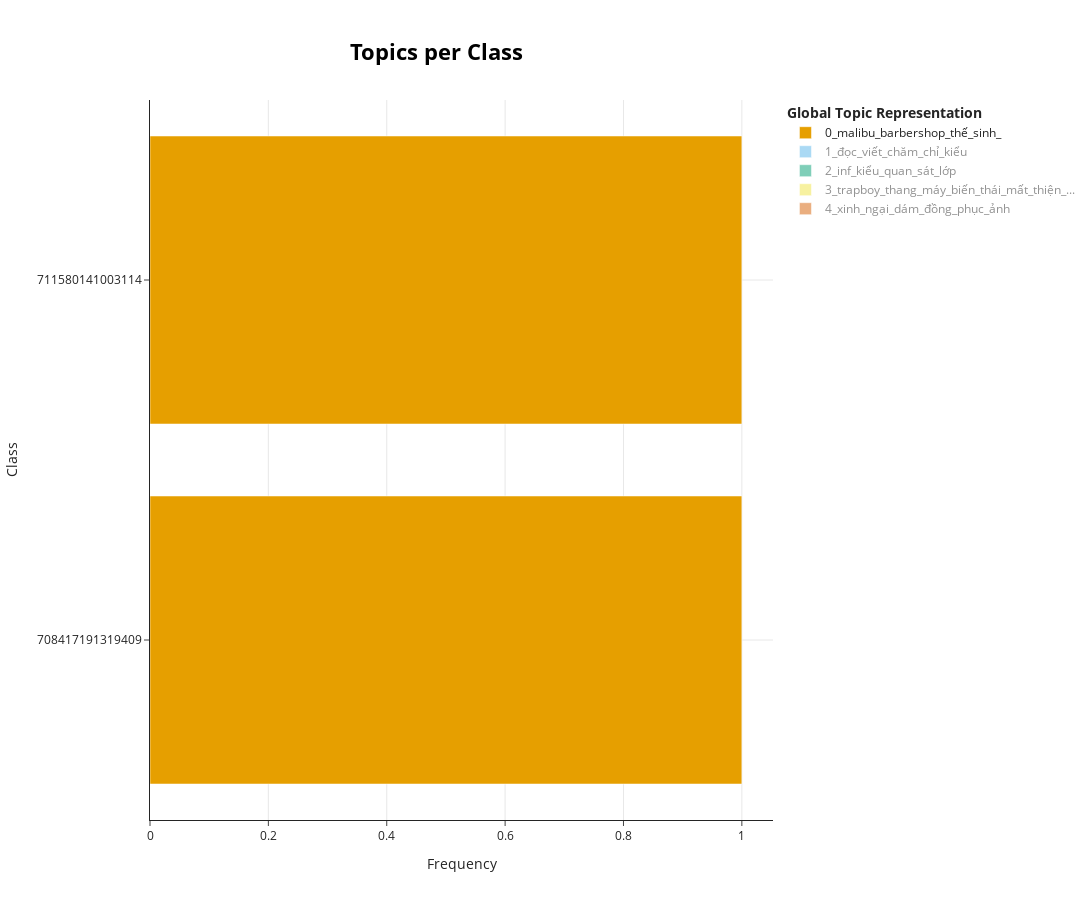

Source (notebook cell):
### Code cell
classes = [i for i in papers["post_id"]]
classes = [str(i) for i in classes] # convert to string
topics_per_class = topic_model.topics_per_class(docs, classes=classes)
topic_model.visualize_topics_per_class(topics_per_class)

### Figure 1 — Plotly figure (JSON) as saved in the notebook; plotly's stock layout.template omitted (floating-point values rounded to 4 significant figures)
{"data": [{"hoverinfo": "text", "hovertext": ["<b>Topic 0</b><br>Words: barbershop, malibu, thế_sinh, , ", "<b>Topic 0</b><br>Words: malibu, công_tác, , , "], "marker": {"color": "#E69F00"}, "name": "0_malibu_barbershop_thế_sinh_", "orientation": "h", "type": "bar", "visible": true, "x": [1, 1], "y": ["708417191319409", "711580141003114"]}, {"hoverinfo": "text", "hovertext": ["<b>Topic 1</b><br>Words: nma, cảm_xúc, viết, từng_trải, yên_tĩnh", "<b>Topic 1</b><br>Words: viết, củng_đọc, đa_sắc, tuần_mong, trải", "<b>Topic 1</b><br>Words: đọc, yên_tĩnh, thư_viện, viết, học", "<b>Topic 1</b><br>Words: teamwork, phũ, bác_bỏ, nói_tông, deadline", "<b>Topic 1</b><br>Words: chăm_chỉ, học, miễn_sao, u_uất, sợ_kì", "<b>Topic 1</b><br>Words: ký_túc_xá, xíu, không_gian, kiểu, to", "<b>Topic 1</b><br>Words: ăn_xin, xin_xỏ, mìnhxem_luyện, nhăn_nhó, max_tai", "<b>Topic 1</b><br>Words: blamình, hòa, đọc, nhanh_chóng, hôm_nay"], "marker": {"color": "#56B4E9"}, "name": "1_đọc_viết_chăm_chỉ_kiểu", "orientation": "h", "type": "bar", "visible": "legendonly", "x": [1, 1, 1, 1, 1, 1, 1, 1], "y": ["714236537404141", "710840521077076", "713013097526485", "713014190859709", "707343791426749", "714667314027730", "713011484193313", "709919614502500"]}, {"hoverinfo": "text", "hovertext": ["<b>Topic 2</b><br>Words: rét_rét, co_ro, rét, kiểu, mùa", "<b>Topic 2</b><br>Words: chào_admin, inf, admin, kẻ_cắp, sai_lầm_ngudot", "<b>Topic 2</b><br>Words: tốt_bụng, ptit_nha, nhà_xe, iu, niềm", "<b>Topic 2</b><br>Words: liếc, giả_vờ, buông, hỏi_han, cảm_xúc", "<b>Topic 2</b><br>Words: chụp, inf, itfest, kịp, fpt", "<b>Topic 2</b><br>Words: xà_phòng, nhà_vệ_sinh, vòi_xịt, rửa, vệ_sinh"], "marker": {"color": "#009E73"}, "name": "2_inf_kiểu_quan_sát_lớp", "orientation": "h", "type": "bar", "visible": "legendonly", "x": [1, 1, 1, 1, 1, 1], "y": ["713276280833500", "713010110860117", "713012297526565", "709929547834840", "713011140860014", "710847251076403"]}, {"hoverinfo": "text", "hovertext": ["<b>Topic 3</b><br>Words: thang_máy, biến_thái, chạm, gạt, trapboy", "<b>Topic 3</b><br>Words: trapboy, sợ_trai, it_trường, it, mất_thiện_cảm", "<b>Topic 3</b><br>Words: thang_máy, trapboy, thang, mất_thiện_cảm, kẹp"], "marker": {"color": "#F0E442"}, "name": "3_trapboy_thang_máy_biến_thái_mất_thiện_...", "orientation": "h", "type": "bar", "visible": "legendonly", "x": [1, 1, 1], "y": ["713013604193101", "708781737949621", "710342247793570"]}, {"hoverinfo": "text", "hovertext": ["<b>Topic 4</b><br>Words: xinh_ngại, dám, đồng_phục, ảnh, thi"], "marker": {"color": "#D55E00"}, "name": "4_xinh_ngại_dám_đồng_phục_ảnh", "orientation": "h", "type": "bar", "visible": "legendonly", "x": [1], "y": ["709919931169135"]}], "layout": {"height": 900, "hoverlabel": {"bgcolor": "white", "font": {"family": "Rockwell", "size": 16}}, "legend": {"title": {"text": "<b>Global Topic Representation"}}, "title": {"font": {"color": "Black", "size": 22}, "text": "<b>Topics per Class</b>", "x": 0.4, "xanchor": "center", "y": 0.95, "yanchor": "top"}, "width": 1250, "xaxis": {"showgrid": true, "title": {"text": "Frequency"}}, "yaxis": {"showgrid": true, "title": {"text": "Class"}}}}
